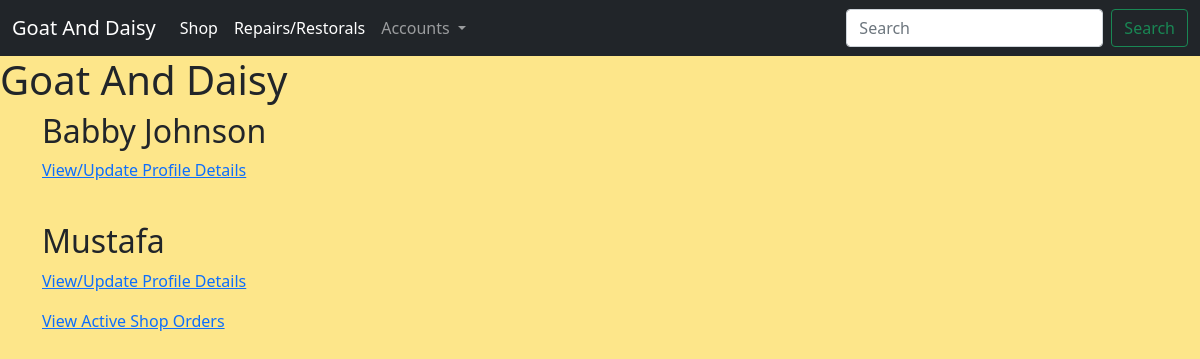
The page /profiles/all-customers/ on the database as committed earlier.
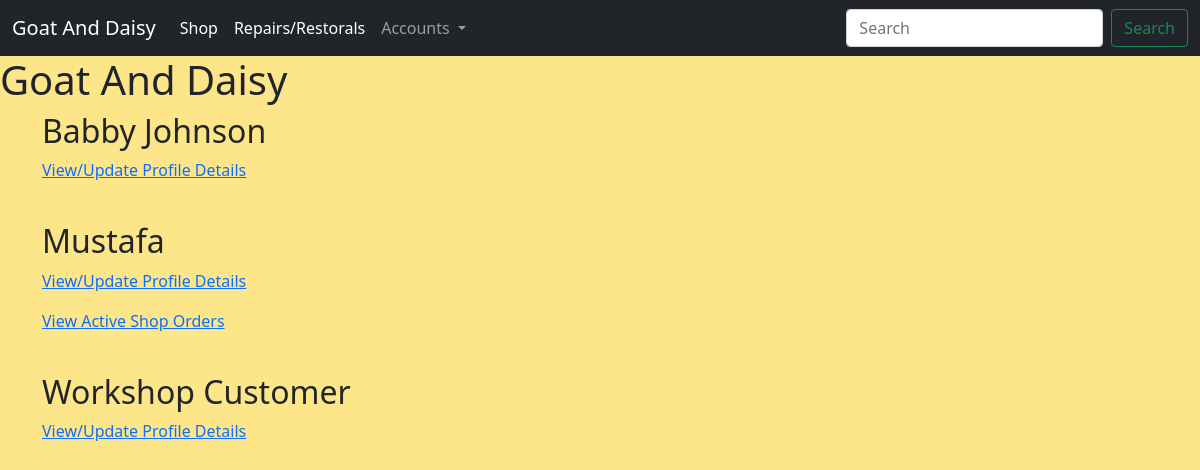
The same page on the database as committed later.
### profiles/models.py (models this page shows, shortened)
class Customer(models.Model):
    username = models.OneToOneField(
        User, on_delete=models.CASCADE, null=True, editable=False)
    email = models.EmailField(unique=True, default="start@domain.dj")
    full_name = models.CharField(max_length=100, null=True, blank=True)
    address1 = models.CharField(max_length=100, null=True, blank=True)
    address2 = models.CharField(max_length=100, null=True, blank=True)
    postcode = models.CharField(max_length=40, null=True, blank=True)
    town_or_city = models.CharField(max_length=40, null=True, blank=True)
    country = models.CharField(max_length=40, null=True, blank=True)
    notes = models.TextField(null=True, blank=True)
    staff_notes = models.TextField(null=True, blank=True)
    has_active_shop_orders = models.BooleanField(default=False)
    has_active_repairs = models.BooleanField(default=False)

### profiles/views.py (the view)
# urls.py: path('all-customers/', views.AllCustomers.as_view(), name="all_customers"),
class AllCustomers(ListView):
    model = Customer
    template_name = 'registration/all_customers.html'
    context_object_name = 'customers'

### profiles/templatetags/user_in_group_tag.py (called while the page is built)
@register.filter(name='has_group')
def has_group(user, group_name):
    try:
        group = Group.objects.get(name=group_name)
    except Group.DoesNotExist:
        return False
    return group in user.groups.all()

### templates/registration/all_customers.html
{% extends 'base.html' %}
{% block content %}
{% for customer in customers%}
    <h2 class=>{{customer.full_name | title}}</h2>
    <a href="{% url 'customer_account_update' pk=customer.id%}">
        <p>View/Update Profile Details</p>
    </a>
    {% if customer.has_active_shop_orders %}
    <a href="#">
        <p>View Active Shop Orders</p>
    </a>
    {% endif %}
    <br>
{% endfor %}
{% endblock %}

Rows that differ between the two databases and show on the page:
added Customer: full_name "Workshop Customer"
